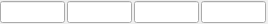
<?xml version="1.0" encoding="UTF-8"?>
<ui version="4.0">
 <class>Vector4Edit</class>
 <widget class="PropertyEdit" name="Vector4Edit">
  <property name="geometry">
   <rect>
    <x>0</x>
    <y>0</y>
    <width>268</width>
    <height>22</height>
   </rect>
  </property>
  <layout class="QHBoxLayout" name="horizontalLayout">
   <property name="spacing">
    <number>2</number>
   </property>
   <property name="leftMargin">
    <number>0</number>
   </property>
   <property name="topMargin">
    <number>1</number>
   </property>
   <property name="rightMargin">
    <number>2</number>
   </property>
   <property name="bottomMargin">
    <number>1</number>
   </property>
   <item>
    <widget class="QLineEdit" name="x">
     <property name="clearButtonEnabled">
      <bool>false</bool>
     </property>
    </widget>
   </item>
   <item>
    <widget class="QLineEdit" name="y"/>
   </item>
   <item>
    <widget class="QLineEdit" name="z"/>
   </item>
   <item>
    <widget class="QLineEdit" name="w"/>
   </item>
  </layout>
 </widget>
 <customwidgets>
  <customwidget>
   <class>PropertyEdit</class>
   <extends>QWidget</extends>
   <header>editor/propertyedit.h</header>
   <container>1</container>
  </customwidget>
 </customwidgets>
 <resources/>
 <connections/>
</ui>
